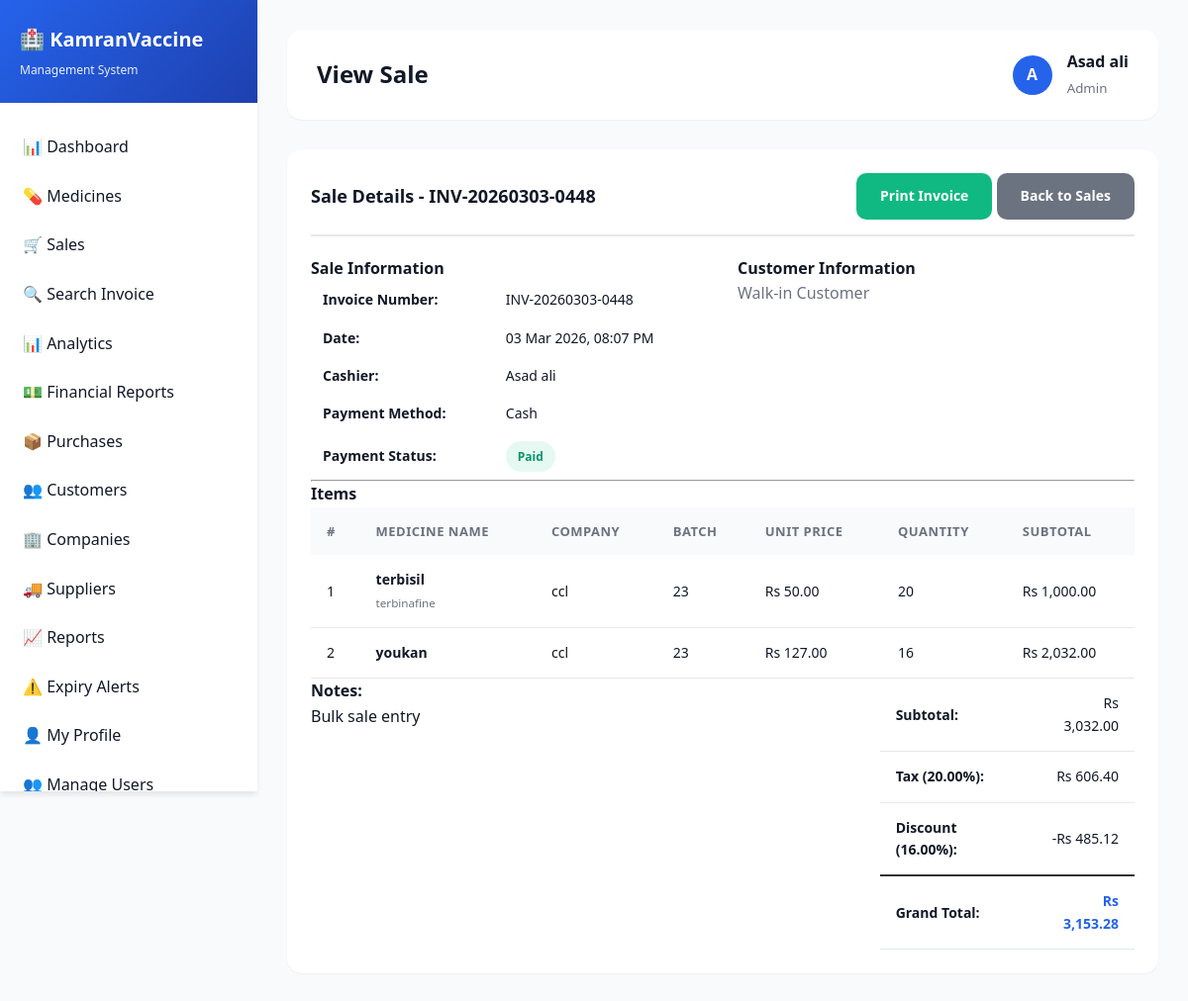
/admin/view_sale.php?id=2 (signed in), run on the app's committed database.
### tables this page shows
CREATE TABLE `sales` (
  `id` int(11) NOT NULL AUTO_INCREMENT,
  `invoice_number` varchar(50) NOT NULL,
  `customer_id` int(11) DEFAULT NULL,
  `customer_name` varchar(255) DEFAULT NULL,
  `user_id` int(11) DEFAULT NULL,
  `sale_date` timestamp NOT NULL DEFAULT current_timestamp(),
  `subtotal` decimal(10,2) NOT NULL,
  `tax_percentage` decimal(5,2) DEFAULT 0.00,
  `tax_amount` decimal(10,2) DEFAULT 0.00,
  `discount_percentage` decimal(5,2) DEFAULT 0.00,
  `discount_amount` decimal(10,2) DEFAULT 0.00,
  `grand_total` decimal(10,2) NOT NULL,
  `payment_method` enum('cash','card','upi','other') DEFAULT 'cash',
  `payment_status` enum('paid','pending','partial') DEFAULT 'paid',
  `amount_paid` decimal(10,2) DEFAULT 0.00,
  `change_amount` decimal(10,2) DEFAULT 0.00,
  `notes` text DEFAULT NULL,
  PRIMARY KEY (`id`),
  UNIQUE KEY `invoice_number` (`invoice_number`),
  KEY `customer_id` (`customer_id`),
  KEY `user_id` (`user_id`),
  KEY `idx_invoice` (`invoice_number`),
  KEY `idx_sale_date` (`sale_date`),
  CONSTRAINT `sales_ibfk_1` FOREIGN KEY (`customer_id`) REFERENCES `customers` (`id`) ON DELETE SET NULL,
  CONSTRAINT `sales_ibfk_2` FOREIGN KEY (`user_id`) REFERENCES `users` (`id`) ON DELETE SET NULL
);

CREATE TABLE `users` (
  `id` int(11) NOT NULL AUTO_INCREMENT,
  `username` varchar(100) NOT NULL,
  `password` varchar(255) NOT NULL,
  `full_name` varchar(255) NOT NULL,
  `email` varchar(255) DEFAULT NULL,
  `phone` varchar(20) DEFAULT NULL,
  `role` enum('admin','pharmacist','cashier','manager') DEFAULT 'cashier',
  `status` enum('active','inactive') DEFAULT 'active',
  `created_at` timestamp NOT NULL DEFAULT current_timestamp(),
  `last_login` timestamp NULL DEFAULT NULL,
  PRIMARY KEY (`id`),
  UNIQUE KEY `username` (`username`),
  KEY `idx_username` (`username`),
  KEY `idx_role` (`role`)
);

CREATE TABLE `sale_items` (
  `id` int(11) NOT NULL AUTO_INCREMENT,
  `sale_id` int(11) NOT NULL,
  `medicine_id` int(11) NOT NULL,
  `batch_number` varchar(100) DEFAULT NULL,
  `quantity` int(11) NOT NULL,
  `unit_price` decimal(10,2) NOT NULL,
  `subtotal` decimal(10,2) NOT NULL,
  PRIMARY KEY (`id`),
  KEY `medicine_id` (`medicine_id`),
  KEY `idx_sale_id` (`sale_id`),
  CONSTRAINT `sale_items_ibfk_1` FOREIGN KEY (`sale_id`) REFERENCES `sales` (`id`) ON DELETE CASCADE,
  CONSTRAINT `sale_items_ibfk_2` FOREIGN KEY (`medicine_id`) REFERENCES `medicines` (`id`)
);

CREATE TABLE `medicines` (
  `id` int(11) NOT NULL AUTO_INCREMENT,
  `medicine_name` varchar(255) NOT NULL,
  `generic_name` varchar(255) DEFAULT NULL,
  `category_id` int(11) DEFAULT NULL,
  `company_id` int(11) DEFAULT NULL,
  `batch_number` varchar(100) DEFAULT NULL,
  `barcode` varchar(100) DEFAULT NULL,
  `manufacturing_date` date DEFAULT NULL,
  `expiry_date` date DEFAULT NULL,
  `purchase_price` decimal(10,2) NOT NULL,
  `selling_price` decimal(10,2) NOT NULL,
  `mrp` decimal(10,2) DEFAULT NULL,
  `quantity` int(11) DEFAULT 0,
  `reorder_level` int(11) DEFAULT 10,
  `rack_location` varchar(100) DEFAULT NULL,
  `description` text DEFAULT NULL,
  `side_effects` text DEFAULT NULL,
  `dosage` varchar(255) DEFAULT NULL,
  `status` enum('available','out_of_stock','expired') DEFAULT 'available',
  `created_at` timestamp NOT NULL DEFAULT current_timestamp(),
  `updated_at` timestamp NOT NULL DEFAULT current_timestamp() ON UPDATE current_timestamp(),
  PRIMARY KEY (`id`),
  UNIQUE KEY `barcode` (`barcode`),
  KEY `company_id` (`company_id`),
  KEY `category_id` (`category_id`),
  KEY `idx_medicine_name` (`medicine_name`),
  KEY `idx_barcode` (`barcode`),
  KEY `idx_expiry` (`expiry_date`),
  KEY `idx_status` (`status`),
  CONSTRAINT `medicines_ibfk_1` FOREIGN KEY (`company_id`) REFERENCES `companies` (`id`) ON DELETE SET NULL,
  CONSTRAINT `medicines_ibfk_2` FOREIGN KEY (`category_id`) REFERENCES `categories` (`id`) ON DELETE SET NULL
);

CREATE TABLE `companies` (
  `id` int(11) NOT NULL AUTO_INCREMENT,
  `company_name` varchar(255) NOT NULL,
  `contact_person` varchar(255) DEFAULT NULL,
  `phone` varchar(20) DEFAULT NULL,
  `email` varchar(255) DEFAULT NULL,
  `address` text DEFAULT NULL,
  `city` varchar(100) DEFAULT NULL,
  `country` varchar(100) DEFAULT NULL,
  `website` varchar(255) DEFAULT NULL,
  `status` enum('active','inactive') DEFAULT 'active',
  `created_at` timestamp NOT NULL DEFAULT current_timestamp(),
  PRIMARY KEY (`id`),
  KEY `idx_company_name` (`company_name`)
);

### admin/view_sale.php (the view, shortened to what this page needs)
<?php
include("includes/header.php");
$sale_id = isset($_GET['id']) ? intval($_GET['id']) : 0;
$sale_query = mysqli_query($conn, "SELECT s.*, c.customer_name, c.phone, c.address, u.full_name as cashier
    FROM sales s
    LEFT JOIN customers c ON s.customer_id = c.id
    LEFT JOIN users u ON s.user_id = u.id
    WHERE s.id = $sale_id");
$sale = mysqli_fetch_assoc($sale_query);
$items_query = mysqli_query($conn, "SELECT si.*, m.medicine_name, m.generic_name, c.company_name
    FROM sale_items si
    JOIN medicines m ON si.medicine_id = m.id
    LEFT JOIN companies c ON m.company_id = c.id
    WHERE si.sale_id = $sale_id");
?>
<div class="card">
    <div class="card-header" style="display: flex; justify-content: space-between; align-items: center;">
        <h3>Sale Details - <?php echo $sale['invoice_number']; ?></h3>
        <div>
            <a href="print_invoice.php?id=<?php echo $sale_id; ?>" class="btn btn-success" target="_blank">
                Print Invoice
            </a>
            <a href="sales.php" class="btn btn-secondary">Back to Sales</a>
        </div>
    </div>
    <div class="card-body">
        <div class="row">
            <div class="col-md-6">
                <h4>Sale Information</h4>
                <table class="table table-borderless">
                    <tr>
                        <td><strong>Invoice Number:</strong></td>
                        <td><?php echo $sale['invoice_number']; ?></td>
                    </tr>
                    <tr>
                        <td><strong>Date:</strong></td>
                        <td><?php echo date('d M Y, h:i A', strtotime($sale['sale_date'])); ?></td>
                    </tr>
                    <tr>
                        <td><strong>Cashier:</strong></td>
                        <td><?php echo $sale['cashier']; ?></td>
                    </tr>
                    <tr>
                        <td><strong>Payment Method:</strong></td>
                        <td><?php echo ucfirst($sale['payment_method']); ?></td>
                    </tr>
                    <tr>
                        <td><strong>Payment Status:</strong></td>
                        <td>
                            <span class="badge badge-<?php echo $sale['payment_status'] == 'paid' ? 'success' : 'warning'; ?>">
                                <?php echo ucfirst($sale['payment_status']); ?>
                            </span>
                        </td>
                    </tr>
                </table>
            </div>
            <div class="col-md-6">
                <h4>Customer Information</h4>
                <?php if ($sale['customer_name']): ?>
                <table class="table table-borderless">
                    <tr>
                        <td><strong>Name:</strong></td>
                        <td><?php echo $sale['customer_name']; ?></td>
                    </tr>
                    <tr>
                        <td><strong>Phone:</strong></td>
                        <td><?php echo $sale['phone']; ?></td>
                    </tr>
                    <tr>
                        <td><strong>Address:</strong></td>
                        <td><?php echo $sale['address'] ?? 'N/A'; ?></td>
                    </tr>
                </table>
                <?php else: ?>
                <p class="text-muted">Walk-in Customer</p>
                <?php endif; ?>
            </div>
        </div>
        <hr>
        <h4>Items</h4>
        <div class="table-responsive">
            <table class="table">
                <thead>
                    <tr>
                        <th>#</th>
                        <th>Medicine Name</th>
                        <th>Company</th>
                        <th>Batch</th>
                        <th>Unit Price</th>
                        <th>Quantity</th>
                        <th>Subtotal</th>
                    </tr>
                </thead>
                <tbody>
                    <?php
                    $i = 1;
                    while ($item = mysqli_fetch_assoc($items_query)):
                    ?>
                    <tr>
                        <td><?php echo $i++; ?></td>
                        <td>
                            <strong><?php echo $item['medicine_name']; ?></strong><br>
                            <small class="text-muted"><?php echo $item['generic_name']; ?></small>
                        </td>
                        <td><?php echo $item['company_name']; ?></td>
                        <td><?php echo $item['batch_number'] ?? 'N/A'; ?></td>
                        <td>Rs <?php echo number_format($item['unit_price'], 2); ?></td>
                        <td><?php echo $item['quantity']; ?></td>
                        <td>Rs <?php echo number_format($item['subtotal'], 2); ?></td>
                    </tr>
                    <?php endwhile; ?>
                </tbody>
            </table>
        </div>
        <div class="row">
            <div class="col-md-8">
                <?php if ($sale['notes']): ?>
                <div>
                    <strong>Notes:</strong>
                    <p><?php echo nl2br(htmlspecialchars($sale['notes'])); ?></p>
                </div>
                <?php endif; ?>
            </div>
            <div class="col-md-4">
                <table class="table">
                    <tr>
                        <td><strong>Subtotal:</strong></td>
                        <td class="text-right">Rs <?php echo number_format($sale['subtotal'], 2); ?></td>
                    </tr>
                    <tr>
                        <td><strong>Tax (<?php echo $sale['tax_percentage']; ?>%):</strong></td>
                        <td class="text-right">Rs <?php echo number_format($sale['tax_amount'], 2); ?></td>
                    </tr>
                    <tr>
                        <td><strong>Discount (<?php echo $sale['discount_percentage']; ?>%):</strong></td>
                        <td class="text-right">-Rs <?php echo number_format($sale['discount_amount'], 2); ?></td>
                    </tr>
                    <tr style="border-top: 2px solid #333;">
                        <td><strong>Grand Total:</strong></td>
                        <td class="text-right"><h4 style="color: #2563eb;">Rs <?php echo number_format($sale['grand_total'], 2); ?></h4></td>
                    </tr>
                </table>
            </div>
        </div>
    </div>
</div>
<?php include("includes/footer.php"); ?>

### css/style.css (style rules this page uses)
:root { --primary-color: #2563eb; --primary-dark: #1e40af; --secondary-color: #10b981; --danger-color: #ef4444; --warning-color: #f59e0b; --info-color: #06b6d4; --dark-color: #1f2937; --light-color: #f9fafb; --border-color: #e5e7eb; --text-primary: #111827; --text-secondary: #6b7280; --shadow-sm: 0 1px 2px 0 rgba(0, 0, 0, 0.05); --shadow-md: 0 4px 6px -1px rgba(0, 0, 0, 0.1); --shadow-lg: 0 10px 15px -3px rgba(0, 0, 0, 0.1); --shadow-xl: 0 20px 25px -5px rgba(0, 0, 0, 0.1); }
* { margin: 0; padding: 0; box-sizing: border-box; }
body { font-family: 'Segoe UI', Tahoma, Geneva, Verdana, sans-serif; background: linear-gradient(135deg, #667eea 0%, #764ba2 100%); min-height: 100vh; color: var(--text-primary); line-height: 1.6; }
.btn { padding: 12px 24px; border: none; border-radius: 10px; font-size: 14px; font-weight: 600; cursor: pointer; transition: all 0.3s ease; text-decoration: none; display: inline-block; text-align: center; white-space: nowrap; }
.btn-success { background: var(--secondary-color); color: white; }
.card { background: white; border-radius: 15px; padding: 24px; box-shadow: var(--shadow-sm); margin-bottom: 24px; transition: all 0.3s ease; }
.card-header { margin-bottom: 20px; padding-bottom: 15px; border-bottom: 2px solid var(--border-color); }
.card-header h3 { font-size: 18px; color: var(--text-primary); font-weight: 600; }
.card-body { padding: 0; }
.table-responsive { overflow-x: auto; }
table { width: 100%; border-collapse: collapse; }
table thead { background: var(--light-color); }
table th { padding: 14px 16px; text-align: left; font-weight: 600; font-size: 13px; color: var(--text-secondary); text-transform: uppercase; letter-spacing: 0.5px; }
table td { padding: 14px 16px; border-bottom: 1px solid var(--border-color); font-size: 14px; }
.badge { padding: 6px 12px; border-radius: 20px; font-size: 12px; font-weight: 600; display: inline-block; }
.badge-success { background: rgba(16, 185, 129, 0.1); color: #059669; }
.row { display: flex; flex-wrap: wrap; margin: 0 -15px; }
.col-md-4, .col-md-6, .col-md-8 { padding: 0 15px; }
.col-md-4 { flex: 0 0 33.333%; max-width: 33.333%; }
.col-md-6 { flex: 0 0 50%; max-width: 50%; }
.col-md-8 { flex: 0 0 66.666%; max-width: 66.666%; }
.btn-secondary { background: var(--text-secondary); color: white; }
.text-right { text-align: right; }
.text-muted { color: var(--text-secondary); }
.table-borderless td { border: none; padding: 8px 12px; }

### data on the page
sales: invoice_number "INV-20260303-0448", sale_date "03 Mar 2026, 08:07 PM", user.full_name "Asad ali", payment_method "Cash", payment_status "Paid", notes "Bulk sale entry", subtotal "3,032.00", tax_percentage "20.00", tax_amount "606.40", discount_percentage "16.00", discount_amount "485.12", grand_total "3,153.28"
sale_items: medicine.medicine_name "terbisil", medicine.generic_name "terbinafine", companies.company_name "ccl", batch_number "23", unit_price "50.00", quantity "20", subtotal "1,000.00"
sale_items: medicine.medicine_name "youkan", companies.company_name "ccl", batch_number "23", unit_price "127.00", quantity "16", subtotal "2,032.00"

### other printed values
$store_settings['store_name'] "KamranVaccine"
$store_settings['store_tagline'] "Management System"
$page_title "View Sale"
substr($_SESSION['full_name'], 0, 1) "A"
$_SESSION['full_name'] "Asad ali"
$_SESSION['role'] "Admin"
